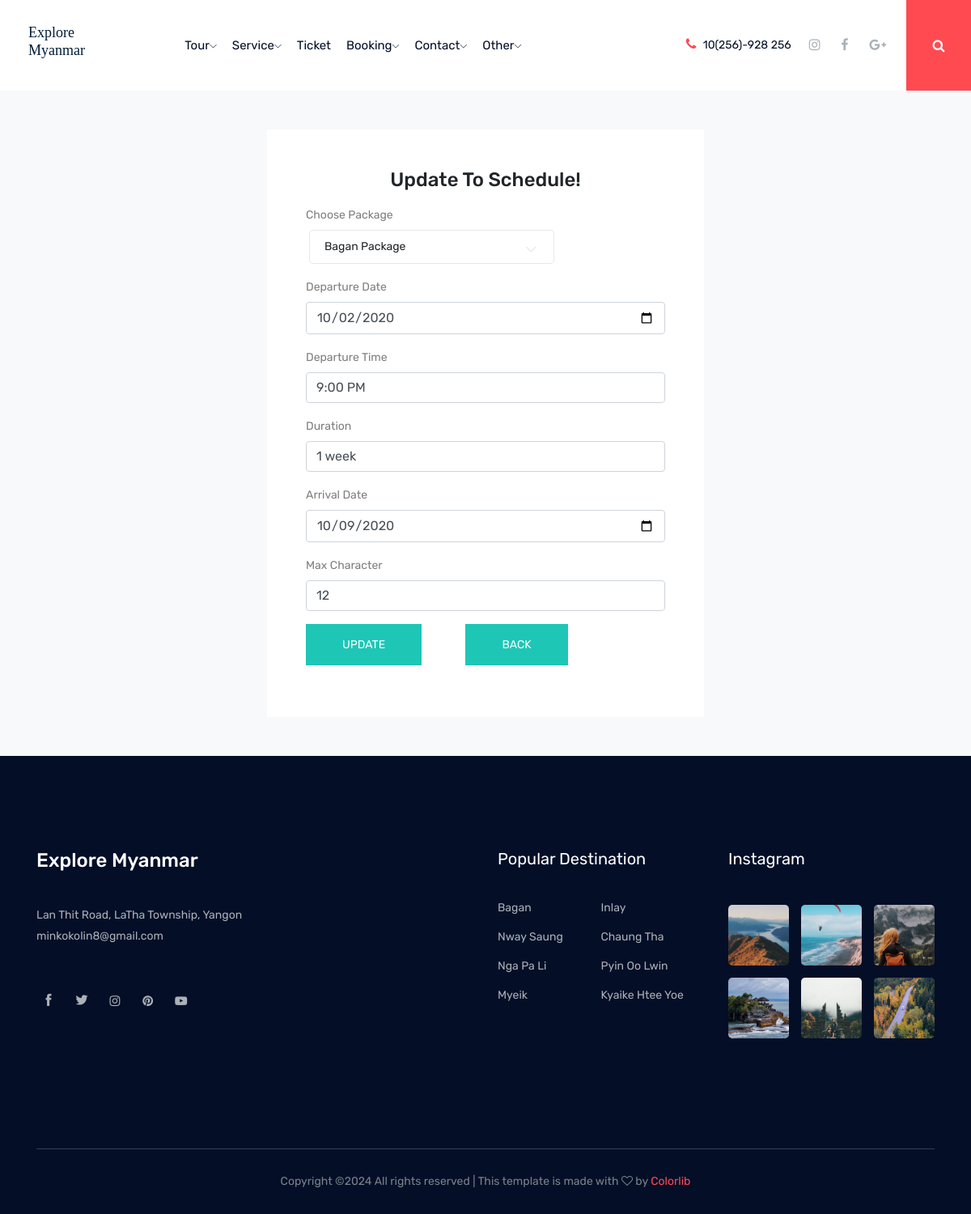
Page /admin/schedule_update.php?sid=1 on the committed database.
### tables this page shows
CREATE TABLE `schedule` (
  `scheduleid` int(11) NOT NULL,
  `packageid` int(11) DEFAULT NULL,
  `staffid` int(11) DEFAULT NULL,
  `departuredate` date DEFAULT NULL,
  `departuretime` varchar(50) DEFAULT NULL,
  `duration` varchar(50) DEFAULT NULL,
  `arrivaldate` date DEFAULT NULL,
  `maxcharacter` int(11) DEFAULT NULL
);

### admin/schedule_update.php (the view, shortened to what this page needs)
<?php
	include('../connect.php');
	include('menu_main_admin.php');
	if (isset($_REQUEST['sid'])) {
		$scheduleid=$_REQUEST['sid'];
		$selectschedule="SELECT * FROM Schedule where scheduleid='$scheduleid'";
		$runselectschedule=mysqli_query($connection,$selectschedule);
		if ($runselectschedule) {
			$data=mysqli_fetch_array($runselectschedule);
      $scheduledeparturedate=$data['departuredate'];
      $scheduledeparturetime=$data['departuretime'];
      $scheduleduration=$data['duration'];
      $schedulearrivaldate=$data['arrivaldate'];
      $schedulemaxcharacter=$data['maxcharacter'];
		}
	}
 ?>
 <!DOCTYPE html>
 <html>
 <head>
 </head>
 <body>
 	<section class="site-section bg-light bg-image">
    	<br><br>
      <div class="container">
        <div class="row">
        	<div class="col-md-3">
        	</div>
          <div class="col-md-6 mb-0" data-aos="fade-up" data-aos-once="false">
            <form action="" class="p-5 bg-white" method="post" action="package_type_update.php">
              <center><h2 class="h4 text-black mb-3">Update To Schedule!</h2></center>
              <div class="row form-group">
                <div class="col-md-12 mb-0 mb-md-0">
                  <label class="text-black" for="stafftype">Choose Package</label>
                  <div class="row ml-1">
                  </div>
                </div>
              </div>
              <div class="row form-group">
                <div class="col-md-12 mb-0 mb-md-0">
                  <label class="text-black">Departure Date</label>
                  <input type="date" class="form-control" name="txtscheduledepaturedate" value="<?php echo $scheduledeparturedate ?>" required>
                </div>
              </div>
              <div class="row form-group">
                <div class="col-md-12 mb-0 mb-md-0">
                  <label class="text-black">Departure Time</label>
                  <input type="text" class="form-control" name="txtscheduledeparturetime" value="<?php echo $scheduledeparturetime ?>" required>
                </div>
              </div>
              <div class="row form-group">
                <div class="col-md-12 mb-0 mb-md-0">
                  <label class="text-black">Duration</label>
                  <input type="text" class="form-control" name="txtscheduleduration" value="<?php echo $scheduleduration ?>" required>
                </div>
              </div>
              <div class="row form-group">
                <div class="col-md-12 mb-0 mb-md-0">
                  <label class="text-black">Arrival Date</label>
                  <input type="date" class="form-control" name="txtschedulearrivaldate" value="<?php echo $schedulearrivaldate ?>" required>
                </div>
              </div>
              <div class="row form-group">
                <div class="col-md-12 mb-0 mb-md-0">
                  <label class="text-black">Max Character</label>
                  <input type="number" class="form-control" name="txtschedulemaxcharacter" value="<?php echo $schedulemaxcharacter ?>" required>
                </div>
              </div>
              <div class="row form-group">
                <div class="col-md-4 col-3">
                  <input type="submit" value="Update" class="button button-contactForm boxed-btn" name="btnscheduleupdate">
                </div>
                <div class="col-md-1 col-3">
                </div>
                <div class="col-md-4 col-3">
                	<a href="schedule.php">
              			<button type="button" class="button button-contactForm boxed-btn">Back</button>
            		</a>
                </div>
              </div>
            </form>
          </div>
        </div>
      </div>
      <br><br>
    </section>
 </body>
 </html>
 <?php
 	include('footer.php');
  ?>

### rows in the picture
schedule: txtscheduledepaturedate "10/02/2020", txtscheduledeparturetime "9:00 PM", txtscheduleduration "1 week", txtschedulearrivaldate "10/09/2020", txtschedulemaxcharacter "12"
